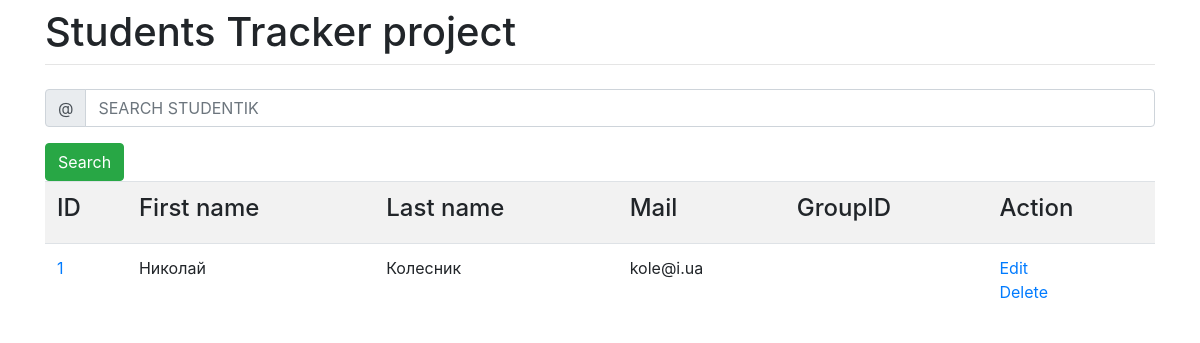
The app's page /students/list/, older data.
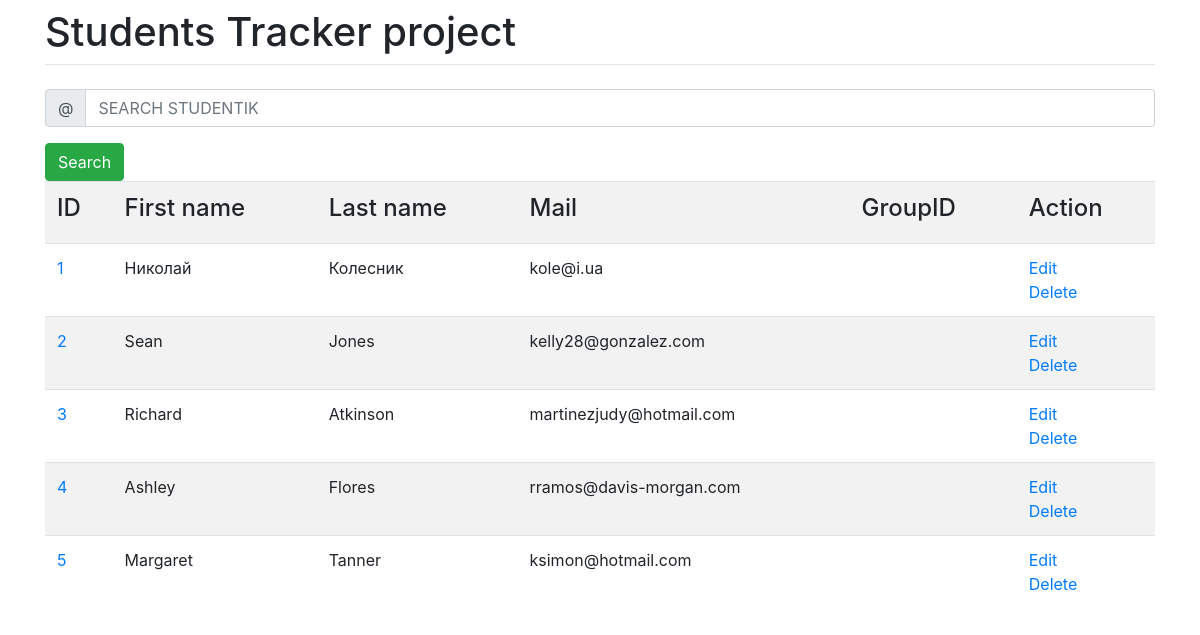
The same page, newer data.
### students/models.py (models this page shows, shortened)
class Student(models.Model):
    first_name = models.CharField(max_length=20)
    last_name = models.CharField(max_length=20)
    birth_date = models.DateField()
    emails = models.EmailField()
    phone = models.CharField(max_length=16)
    address = models.CharField(max_length=255, null=True, blank=True)
    group_id = models.ForeignKey('groups.Group',
                                 models.SET_NULL,
                                 null=True,
                                 blank=True)

### students/views.py (the view)
# urls.py: path('list/', students, name='students-list'),
def students(request):
    queryset = Student.objects.all().select_related('group_id')
    fn = request.GET.get('q')
    if fn:
        q1 = queryset.filter(first_name__istartswith=fn)
        q2 = queryset.filter(last_name__istartswith=fn)
        q3 = queryset.filter(emails__istartswith=fn)
        queryset = q1.union(q2).union(q3)
    return render(request, 'student_list.html', context={'students_list': queryset})

### students/templates/student_list.html (shortened to what this page needs)
{% extends 'base.html' %}
{% block content %}
<form action="/students/list/" method="get">
    <div class="input-group mb-3">
        <div class="input-group-prepend">
            <span class="input-group-text" id="basic-addon1">@</span>
        </div>
        <input aria-describedby="basic-addon1" aria-label="Username" class="form-control" name="first_name"
               placeholder="SEARCH STUDENTIK" type="text">
    </div>
    <button class="btn btn-success" type="submit">Search</button>
</form>
<table class="table table-striped">
    <tr>
        <td scope="col"><h4>ID</h4></td>
        <td scope="col"><h4>First name</h4></td>
        <td scope="col"><h4>Last name</h4></td>
        <td scope="col"><h4>Mail</h4></td>
        <td scope="col"><h4>GroupID</h4></td>
        <td scope="col"><h4>Action</h4></td>
        {% for student in students_list %}
    <tr>
        <td><a href="{% url 'students-edit' pk=student.id %}">{{ student.id }} </a></td>
        <td>{{student.first_name}}</td>
        <td>{{student.last_name}}</td>
        <td>{{student.emails}}</td>
        <td>{{student.group_id.group_name}}</td>
        <td>
            <a href="{% url 'students-edit' pk=student.id %}">Edit</a>
            <br>
            <a href="{% url 'students-delete' pk=student.id %}">Delete</a>
        </td>
    </tr>
    {% endfor %}
</table>
{% endblock content %}

### students/templates/base.html (shortened to what this page needs)
<!DOCTYPE html>
<html>
<head>
    <link href="https://stackpath.bootstrapcdn.com/bootstrap/4.1.3/css/bootstrap.min.css"
 rel="stylesheet">
</head>
<body>
<div class="container">
    <div class="row justify-content-center">
        <div class="col-12">
            <h1 class="mt-2">Students Tracker project</h1>
            <hr class="mt-0 mb-4">
            {% block content %}
            {% endblock content%}
        </div>
    </div>
</div>
</body>
</html>

Row changes from the older to the newer data that the page shows:
added Student: id "2", first_name "Sean", last_name "Jones", emails "kelly28@gonzalez.com"
added Student: id "3", first_name "Richard", last_name "Atkinson", emails "martinezjudy@hotmail.com"
added Student: id "4", first_name "Ashley", last_name "Flores", emails "rramos@davis-morgan.com"
added Student: id "5", first_name "Margaret", last_name "Tanner", emails "ksimon@hotmail.com"
